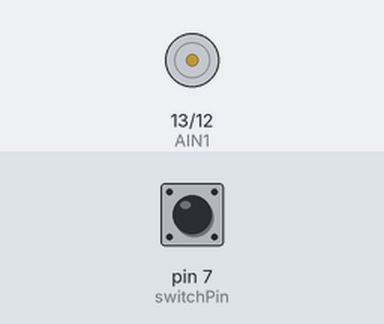
The sketch below on a simulated Arduino Uno, built with avr-gcc and run on an emulated ATmega328P. Parts: motor-driver pin pairs drawn as motors (green arrow = first pin HIGH = forward, orange = second pin HIGH = backward, longer = more drive, scaled by the enable pin). The inputs (shaded band) are chosen by the test bench; at power-on: pin 7 (switchPin) HIGH.

Above: at 1.2 s.
1.3 s: pin 7 (switchPin) pulled LOW for 0.15 s
At 1.37 s:
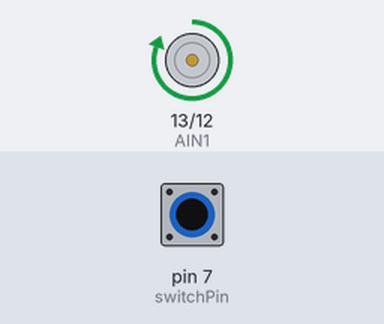
2.9 s: pin 7 (switchPin) pulled LOW for 3.2 s
At 6.4 s:
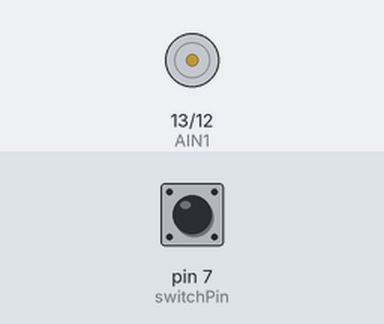
Timing chart, 0 to 7.9 s (numbered marks = the images above; inputs shaded):
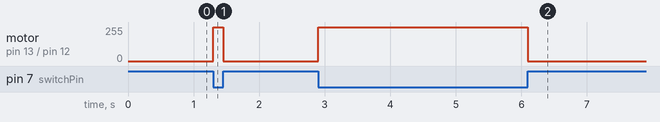

The sketch:

switchwithonemotor.ino
```cpp
// PIN VARIABLES
const int AIN1 = 13;    // Motor direction control pin 1
const int AIN2 = 12;    // Motor direction control pin 2
const int PWMA = 11;    // Motor speed control (PWM)
const int switchPin = 7; // Switch input

void setup() {
  pinMode(AIN1, OUTPUT);
  pinMode(AIN2, OUTPUT);
  pinMode(PWMA, OUTPUT);
  pinMode(switchPin, INPUT_PULLUP); // Use internal pull-up resistor
}

void loop() {
  if (digitalRead(switchPin) == LOW) {
    // Switch is ON (pulled LOW), run motor forward at full speed
    digitalWrite(AIN1, HIGH);
    digitalWrite(AIN2, LOW);
    analogWrite(PWMA, 255);
  } else {
    // Switch is OFF, stop motor
    digitalWrite(AIN1, LOW);
    digitalWrite(AIN2, LOW);
    analogWrite(PWMA, 0);
  }
}
```

Measured:
- after the input at 1.3 s, motor on pin 13 (AIN1) / pin 12 (AIN2): stopped → forward 255/255 at once, → stopped 0.15 s later
- after the input at 2.9 s, motor on pin 13 (AIN1) / pin 12 (AIN2): stopped → forward 255/255 at once, → stopped 3.2 s later
